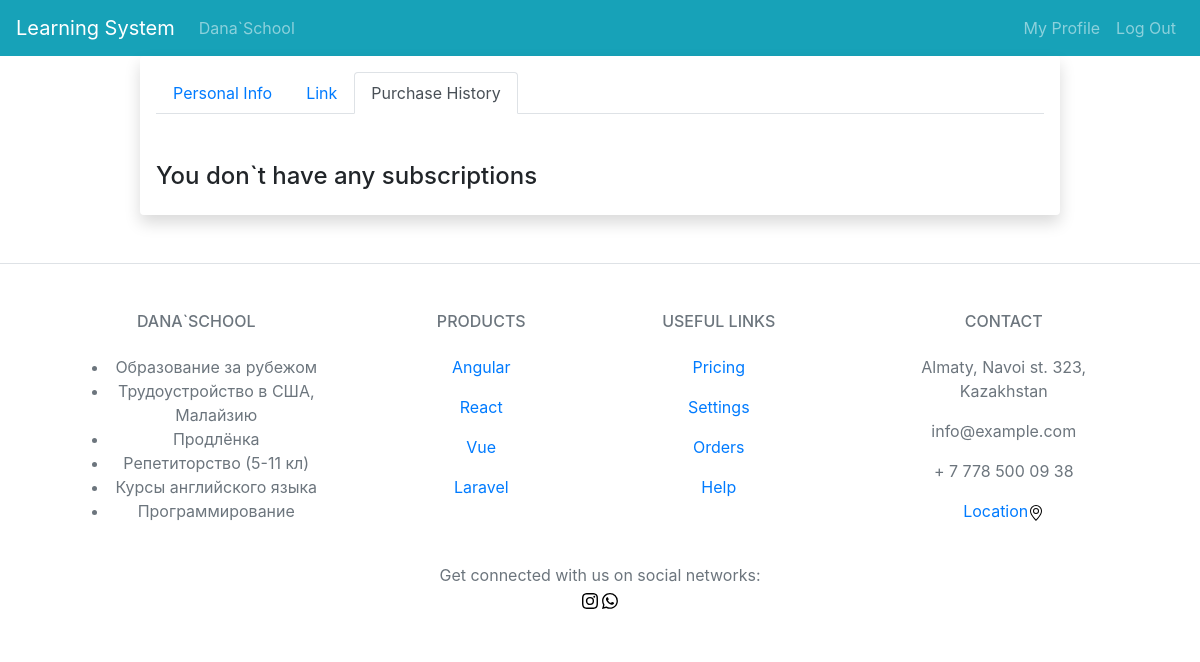
/learn_app/profile/purchaseHistory/ (signed in), run on an earlier commit of the app's database.
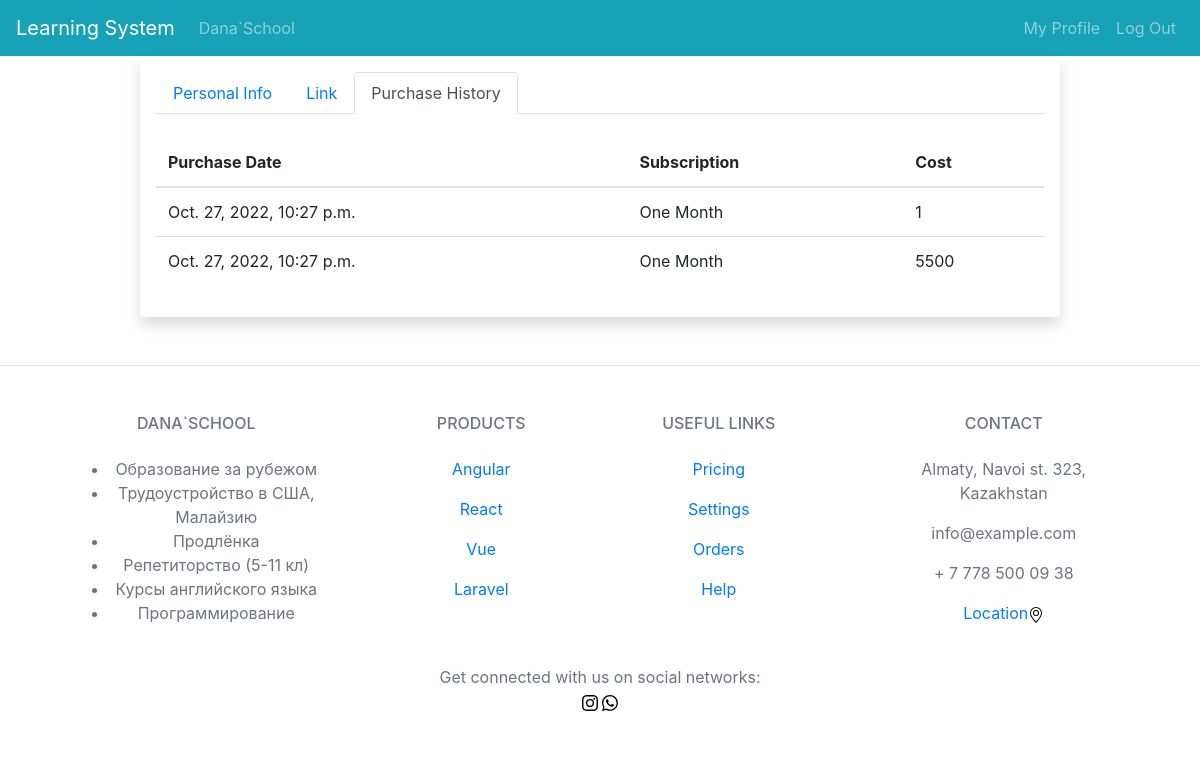
And on a later commit of the database.
### learn_app/models.py (models this page shows, shortened)
class PurchaseHistory(models.Model):
    user_id = models.ForeignKey(LearnUser, on_delete=models.CASCADE, blank=False, null=False)
    purchase_time = models.DateTimeField(default=now(), blank=False, null=False)
    subscribe = models.ForeignKey(Subscription, on_delete=models.CASCADE, blank=False, null=False)
    cost = models.PositiveIntegerField(
        validators=[MinValueValidator(0)]
    )

class Subscription(models.Model):
    title = models.CharField(max_length=100, null=False, blank=False)
    duration_month = models.PositiveIntegerField(null=False, blank=False)
    price = models.PositiveIntegerField(null=False, blank=False)
    def __str__(self):
        return self.title

### learn_app/views.py (the view)
# urls.py: path('profile/purchaseHistory/', purchaseHistory, name='purchase_history'),
@login_required(login_url='sign_in')
def purchaseHistory(request):
    return render(request,
                  template_name='learn_app/purchase_history.html',
                  context={
                      'purchases': PurchaseHistory.objects.filter(user_id=request.user.pk).order_by('-purchase_time')
                  })

### templates/learn_app/purchase_history.html
{% extends 'learn_app/base.html' %}
{% block content %}
    <ul class="nav nav-tabs">
        <li class="nav-item">
            <a class="nav-link" aria-current="page" href="{% url 'profile_info' %}">Personal Info</a>
        </li>
        <li class="nav-item">
            <a class="nav-link" href="#">Link</a>
        </li>
        <li class="nav-item">
            <a class="nav-link active" href="{% url 'purchase_history' %}">Purchase History</a>
        </li>
    </ul>
    <br>
    {% if purchases %}
        <table class="table" style="border-top-style: hidden;">
            <thead>
                <tr>
                    <th scope="col">Purchase Date</th>
                    <th scope="col">Subscription</th>
                    <th scope="col">Cost</th>
                </tr>
            </thead>
            <tbody>
                {% for purchase in purchases %}
                    <tr>
                        <td>{{ purchase.purchase_time }}</td>
                        <td>{{ purchase.subscribe }}</td>
                        <td>{{ purchase.cost }}</td>
                    </tr>
                {% endfor %}
            </tbody>
        </table>
    {% else %}
        <br>
        <h4 class="display-6">You don`t have any subscriptions</h4>
    {% endif %}
{% endblock content %}

What changed in the data, as far as the page shows it:
added PurchaseHistory: purchase_time "Oct. 27, 2022, 10:27 p.m.", subscribe "One Month", cost "1"
added PurchaseHistory: purchase_time "Oct. 27, 2022, 10:27 p.m.", subscribe "One Month", cost "5500"
Also different on the page:
text no longer shown: "You don`t have any subscriptions"
text now shown: "Purchase Date Subscription Cost"
